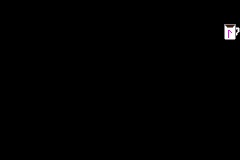

Tiled map render using the project's own tile images. Description and the whole map definition, tile-layer contents included, below:
An orthogonal 30x20 tile map with 8x8 px tiles, 1 tile layer (Tile Layer 1).

<map version="1.2" tiledversion="1.2.0" orientation="orthogonal" renderorder="right-down" width="30" height="20" tilewidth="8" tileheight="8" infinite="0" nextlayerid="2" nextobjectid="1">
 <tileset firstgid="1" name="Sprites" tilewidth="8" tileheight="8" tilecount="256" columns="16">
  <image source="../Sprites/Sprites.png" width="128" height="128" />
  <tile id="9">
   <animation>
    <frame tileid="2" duration="500" />
    <frame tileid="3" duration="500" />
    <frame tileid="18" duration="500" />
    <frame tileid="19" duration="500" />
   </animation>
  </tile>
  <tile id="10">
   <animation>
    <frame tileid="2" duration="500" />
    <frame tileid="4" duration="500" />
    <frame tileid="6" duration="500" />
   </animation>
  </tile>
  <tile id="11">
   <animation>
    <frame tileid="3" duration="500" />
    <frame tileid="5" duration="500" />
    <frame tileid="7" duration="500" />
   </animation>
  </tile>
  <tile id="26">
   <animation>
    <frame tileid="18" duration="500" />
    <frame tileid="20" duration="500" />
    <frame tileid="22" duration="500" />
   </animation>
  </tile>
  <tile id="27">
   <animation>
    <frame tileid="19" duration="500" />
    <frame tileid="21" duration="500" />
    <frame tileid="23" duration="500" />
   </animation>
  </tile>
 </tileset>
 <layer id="1" name="Tile Layer 1" width="30" height="20">
  <data encoding="csv">
0,0,0,0,0,0,0,0,0,0,0,0,0,0,0,0,0,0,0,0,0,0,0,0,0,0,0,0,0,0,
0,0,0,0,0,0,0,0,0,0,0,0,0,0,0,0,0,0,0,0,0,0,0,0,0,0,0,0,11,12,
0,0,0,0,0,0,0,0,0,0,0,0,0,0,0,0,0,0,0,0,0,0,0,0,0,0,0,0,27,28,
0,0,0,0,0,0,0,0,0,0,0,0,0,0,0,0,0,0,0,0,0,0,0,0,0,0,0,0,1,2,
0,0,0,0,0,0,0,0,0,0,0,0,0,0,0,0,0,0,0,0,0,0,0,0,0,0,0,0,17,18,
0,0,0,0,0,0,0,0,0,0,0,0,0,0,0,0,0,0,0,0,0,0,0,0,0,0,0,0,0,0,
0,0,0,0,0,0,0,0,0,0,0,0,0,0,0,0,0,0,0,0,0,0,0,0,0,0,0,0,0,0,
0,0,0,0,0,0,0,0,0,0,0,0,0,0,0,0,0,0,0,0,0,0,0,0,0,0,0,0,0,0,
0,0,0,0,0,0,0,0,0,0,0,0,0,0,0,0,0,0,0,0,0,0,0,0,0,0,0,0,0,0,
0,0,0,0,0,0,0,0,0,0,0,0,0,0,0,0,0,0,0,0,0,0,0,0,0,0,0,0,0,0,
0,0,0,0,0,0,0,0,0,0,0,0,0,0,0,0,0,0,0,0,0,0,0,0,0,0,0,0,0,0,
0,0,0,0,0,0,0,0,0,0,0,0,0,0,0,0,0,0,0,0,0,0,0,0,0,0,0,0,0,0,
0,0,0,0,0,0,0,0,0,0,0,0,0,0,0,0,0,0,0,0,0,0,0,0,0,0,0,0,0,0,
0,0,0,0,0,0,0,0,0,0,0,0,0,0,0,0,0,0,0,0,0,0,0,0,0,0,0,0,0,0,
0,0,0,0,0,0,0,0,0,0,0,0,0,0,0,0,0,0,0,0,0,0,0,0,0,0,0,0,0,0,
0,0,0,0,0,0,0,0,0,0,0,0,0,0,0,0,0,0,0,0,0,0,0,0,0,0,0,0,0,0,
0,0,0,0,0,0,0,0,0,0,0,0,0,0,0,0,0,0,0,0,0,0,0,0,0,0,0,0,0,0,
0,0,0,0,0,0,0,0,0,0,0,0,0,0,0,0,0,0,0,0,0,0,0,0,0,0,0,0,0,0,
0,0,0,0,0,0,0,0,0,0,0,0,0,0,0,0,0,0,0,0,0,0,0,0,0,0,0,0,0,0,
0,0,0,0,0,0,0,0,0,0,0,0,0,0,0,0,0,0,0,0,0,0,0,0,0,0,0,0,0,0
</data>
 </layer>
</map>
